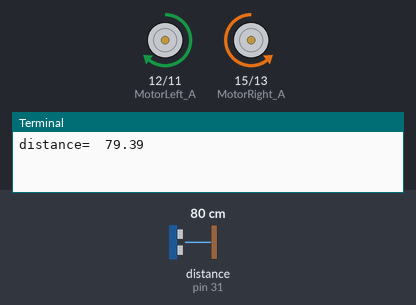
A program run on a simulated Raspberry Pi (header pin numbers). Shown: motor-driver pin pairs drawn as motors (green arrow = first pin HIGH = forward, orange = second pin HIGH = backward, longer = more drive, scaled by the enable pin), the last lines printed to the terminal. The test bench sets the inputs (shaded band); at power-on: distance to the obstacle (sensor on pin 31) 80 cm. The echo pulse lasts 58.3 µs per cm; the clock reads 2024-03-15 10:24:30 at power-on unless the program sets it. At 9.7 s the program stops and its outputs stay as they are.

Above: at 1.3 s.
1.4 s: distance to the obstacle (sensor on pin 31) set to 17 cm
2.9 s: distance to the obstacle (sensor on pin 31) set to 13 cm
At 3.7 s:
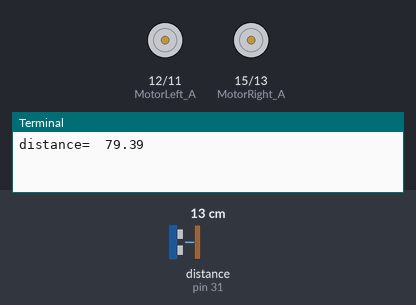
4.4 s: distance to the obstacle (sensor on pin 31) set to 35 cm
At 6.3 s:
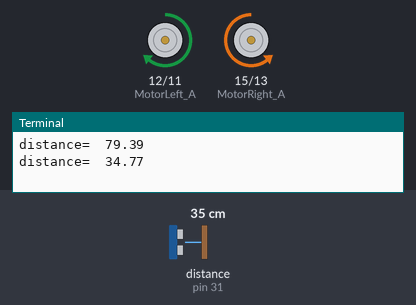
6.8 s: distance to the obstacle (sensor on pin 31) set to 2 cm
At 10.4 s:
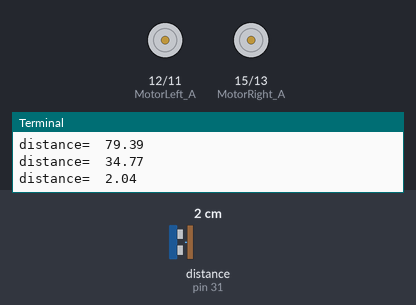
Timing chart, 0 to 11.2 s (numbered marks = the images above; inputs shaded):
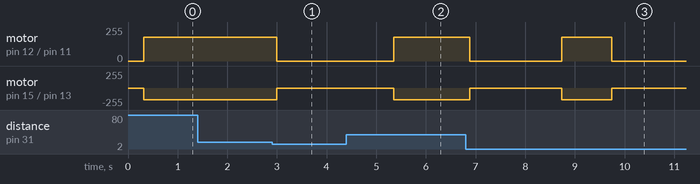

Measured:
- the behaviour switches between 16 and 15 cm on distance to the obstacle (sensor on pin 31) (found by bisection; images 0 and 1)
- after the input at 1.4 s, every drawn part: stays the same
- after the input at 2.9 s, motor on pin 12 (MotorLeft_A) / pin 11 (MotorLeft_B): forward 179/255 → stopped after 0.09 s; motor on pin 15 (MotorRight_A) / pin 13 (MotorRight_B): backward 179/255 → stopped after 0.09 s
- after the input at 4.4 s, motor on pin 12 (MotorLeft_A) / pin 11 (MotorLeft_B): stopped → forward 179/255 after 0.95 s; motor on pin 15 (MotorRight_A) / pin 13 (MotorRight_B): stopped → backward 179/255 after 0.95 s
- after the input at 6.8 s, motor on pin 12 (MotorLeft_A) / pin 11 (MotorLeft_B): forward 179/255 → stopped after 0.09 s, → forward 179/255 1.9 s later, → stopped 1.0 s later; motor on pin 15 (MotorRight_A) / pin 13 (MotorRight_B): backward 179/255 → stopped after 0.09 s, → backward 179/255 1.9 s later, → stopped 1.0 s later

The program:

project3_student_right.py
```python
######################################################################
### Date: 2017/10/5
### file name: project3_student_right.py
### Purpose: this code has been generated for the three-wheeled moving
###         object to perform the project3 with ultra sensor
###         swing turn, and point turn
### this code is used for the student only
######################################################################

# =======================================================================
# import GPIO library and time module
# =======================================================================
import RPi.GPIO as GPIO
import time

# =======================================================================
#  set GPIO warnings as false
# =======================================================================
GPIO.setwarnings(False)

# =======================================================================
# import getDistance() method in the ultraModule
# =======================================================================
import ultrasonicSensor

# =======================================================================
# import TurnModule() method
# =======================================================================
import turning


# =======================================================================
# rightPointTurn() and leftPointTurn() in TurnModule module
# =======================================================================
# student assignment (1)
# student assignment (2)

# =======================================================================
# import go_forward_any(), go_backward_any(), stop(), LeftPwm(),
# RightPwm(), pwm_setup(), and pwm_low() methods in the module of go_any
# =======================================================================
import movement

# =======================================================================
# setup and initialize the left motor and right motor
# =======================================================================
movement.pwm_setup()

# =======================================================================
#  define your variables and find out each value of variables
#  to perform the project3 with ultra sensor
#  and swing turn
# =======================================================================
dis = 20  # distance standard value

# when obstacle=1, the power and
# running time of the first turn
PointPr = 80  # speed of point turn
PointTr = 0.45  # duration of point turn
SwingPr = 80  # speed of swing turn
SwingTr = 0.85  # duration of swing turn
obstacle = 1  # a number of obstacles

try:
    distance = ultrasonicSensor.measureDistance()
    while True:
        distance = ultrasonicSensor.measureDistance()
        # ultra sensor replies the distance back
        print('distance= ', distance)
        # If vehicle pass 2 obstacles, it will drive 1 more second and stop.
        if obstacle == 3:
            movement.go_forward(70, 1)
            movement.pwm_low()
            break
        # when the distance is above the dis, moving object forwards
        elif distance > dis:
            movement.go_forward_infinite(70)
            # stop and wait 1 second
            movement.stop()
            time.sleep(1)
            # select type of turn
            if obstacle == 1:
                turning.rightSwingTurn(SwingPr, SwingTr)
                obstacle += 1
            else:
                turning.rightPointTurn(PointPr, PointTr)
                obstacle += 1
            # after turning, stop and wait 0.3 second
            movement.stop()
            time.sleep(0.3)

# when the Ctrl+C key has been pressed,
# the moving object will be stopped

except KeyboardInterrupt:
    movement.pwm_low()
```

ultrasonicSensor.py
```python
######################################################################
### Date: 2017/11/8
### file name: ultrasonicSensor.py
### Purpose: this code has generated for the return
###         the distance between the moving object and obstacle
###         ultra sensor
######################################################################

import RPi.GPIO as GPIO  # import GPIO library
import time # import needed library

GPIO.setmode(GPIO.BOARD)

trig = 33
echo = 31

# ultrasonic sensor setting
GPIO.setup(trig, GPIO.OUT)
GPIO.setup(echo, GPIO.IN)


# get distance using ultra wave sensor
def measureDistance():
    GPIO.output(trig, False)
    time.sleep(0.1)  # modified to 0.1 for detailed measurement
    GPIO.output(trig, True)
    time.sleep(0.00001)
    GPIO.output(trig, False)
    pulse_start = 0
    pulse_end = 0
    while GPIO.input(echo) == 0:
        pulse_start = time.time()
    while GPIO.input(echo) == 1:
        pulse_end = time.time()
    pulse_duration = pulse_end - pulse_start
    distance = pulse_duration * 17000
    distance = round(distance, 2)
    return distance
```

turning.py
```python
######################################################################
### Date: 2017/11/8
### file name: turning.py
### Purpose: This code has been generated for define
###          swing turn and point turn.
######################################################################

# import GPIO library
import RPi.GPIO as GPIO

# import needed library
import time

# set GPIO warnings as false
GPIO.setwarnings(False)

# set up GPIO mode as BOARD
GPIO.setmode(GPIO.BOARD)

# =======================================================================
# declare the pins of 12, 11, 35 in the Raspberry Pi
# as the left motor control pins in order to control left motor
# left motor needs three pins to be controlled
# =======================================================================
MotorLeft_A = 12
MotorLeft_B = 11
MotorLeft_PWM = 35

# =======================================================================
# declare the pins of 15, 13, 37 in the Raspberry Pi
# as the right motor control pins in order to control right motor
# right motor needs three pins to be controlled
# =======================================================================
MotorRight_A = 15
MotorRight_B = 13
MotorRight_PWM = 37

# =======================================================================
# set direction
# =======================================================================

left_forward = True
left_backward = False
right_forward = False
right_backward = True


# ===========================================================================
# Control the DC motor to make it rotate clockwise, so the car will
# move forward.
# if you have different direction, you need to change HIGH to LOW
# or LOW to HIGH,in MotorLeft_A
# and LOW to HIGH or HIGH to LOW in MotorLeft_B
# if you have different direction, you need to change HIGH to LOW
# or LOW to HIGH in MotorLeft_A
# and LOW to HIGH or HIGH to LOW in MotorLeft_B
# ===========================================================================
def left_motor_direction(direction):
    if direction:
        GPIO.output(MotorLeft_A, GPIO.HIGH)
        GPIO.output(MotorLeft_B, GPIO.LOW)
    elif direction == 0:
        GPIO.output(MotorLeft_A, GPIO.LOW)
        GPIO.output(MotorLeft_B, GPIO.HIGH)
    else:
        print('Config Error')


# ===========================================================================
# Control the DC motor to make it rotate clockwise, so the car will
# move forward.
# if you have different direction, you need to change HIGH to LOW
# or LOW to HIGH,in MotorRight_A
# and LOW to HIGH or HIGH to LOW in MotorRight_B
# if you have different direction, you need to change HIGH to LOW
# or LOW to HIGH in MotorRight_A
# and LOW to HIGH or HIGH to LOW in MotorRight_B
# ===========================================================================
def right_motor_direction(direction):
    if direction:
        GPIO.output(MotorRight_A, GPIO.HIGH)
        GPIO.output(MotorRight_B, GPIO.LOW)
    elif direction == 0:
        GPIO.output(MotorRight_A, GPIO.LOW)
        GPIO.output(MotorRight_B, GPIO.HIGH)
    else:
        print('Config Error')


# =======================================================================
# because the connections between motors (left motor) and Raspberry Pi has been
# established, the GPIO pins of Raspberry Pi
# such as MotorLeft_A, MotorLeft_B, and MotorLeft_PWM
# should be clearly declared whether their roles of pins
# are output pin or input pin
# =======================================================================

GPIO.setup(MotorLeft_A, GPIO.OUT)
GPIO.setup(MotorLeft_B, GPIO.OUT)
GPIO.setup(MotorLeft_PWM, GPIO.OUT)

# =======================================================================
# because the connections between motors (right motor) and Raspberry Pi has been
# established, the GPIO pins of Raspberry Pi
# such as MotorLeft_A, MotorLeft_B, and MotorLeft_PWM
# should be clearly declared whether their roles of pins
# are output pin or input pin
# =======================================================================

GPIO.setup(MotorRight_A, GPIO.OUT)
GPIO.setup(MotorRight_B, GPIO.OUT)
GPIO.setup(MotorRight_PWM, GPIO.OUT)

# =======================================================================
# create left pwm object to control the speed of left motor
# =======================================================================
LeftPwm = GPIO.PWM(MotorLeft_PWM, 100)

# =======================================================================
# create right pwm object to control the speed of right motor
# =======================================================================
RightPwm = GPIO.PWM(MotorRight_PWM, 100)


# =======================================================================
# perform right swing turn of 90 degree
# =======================================================================
def rightSwingTurn(speed, running_time):
    # set the right motor pwm to be ready to stop
    # Turn Off Right PWM
    GPIO.output(MotorRight_PWM, GPIO.LOW)
    # set the left motor to go forward
    left_motor_direction(left_forward)

    # set the left motor pwm to be ready to go forward
    GPIO.output(MotorLeft_PWM, GPIO.HIGH)

    # set the right motor pwm to be ready to stop
    # Turn Off Right PWM
    GPIO.output(MotorRight_PWM, GPIO.LOW)
    # set the speed of the left motor to go forward
    LeftPwm.ChangeDutyCycle(speed)
    # set the speed of the right motor to stop
    RightPwm.ChangeDutyCycle(0)
    # set the running time of the left motor to go forward
    time.sleep(running_time)


# =======================================================================
# perform left swing turn of 90 degree
# =======================================================================
def leftSwingTurn(speed, running_time):

    # set the left motor pwm to be ready to stop
    # Turn Off Left PWM
    GPIO.output(MotorLeft_PWM,GPIO.LOW)

    # set the right motor to go forward
    right_motor_direction(right_forward)

    # set the right motor pwm to be ready to go forward
    GPIO.output(MotorRight_PWM, GPIO.HIGH)

    # set the speed of the left motor to stop
    LeftPwm.ChangeDutyCycle(0)
    # set the speed of the right motor to go forward
    RightPwm.ChangeDutyCycle(speed)
    # set the running time of the right motor to go forward
    time.sleep(running_time)


# =======================================================================
# perform right point turn of 90 degree  # student assignment (1)
# ======================================================================

def rightPointTurn(speed, running_time):  # student assignment (1)
    left_motor_direction(left_forward)
    right_motor_direction(right_backward)

    # set the left and right motor pwm to be ready to move
    GPIO.output(MotorRight_PWM, GPIO.HIGH)
    GPIO.output(MotorLeft_PWM, GPIO.HIGH)

    # set the speed of the left motor to go forward
    LeftPwm.ChangeDutyCycle(speed)
    # set the speed of the right motor to go backward
    RightPwm.ChangeDutyCycle(speed)
    # set the running time of the both motors to move
    time.sleep(running_time)


#=======================================================================
# perform left point turn of 90 degree   # student assignment (2)
# ======================================================================

def leftPointTurn(speed, running_time):  # student assignment (2)
    right_motor_direction(right_forward)
    left_motor_direction(left_backward)

    # set the left and right motor pwm to be ready to move
    GPIO.output(MotorRight_PWM, GPIO.HIGH)
    GPIO.output(MotorLeft_PWM, GPIO.HIGH)

    # set the speed of the left motor to go backward
    LeftPwm.ChangeDutyCycle(speed)
    # set the speed of the right motor to go forward
    RightPwm.ChangeDutyCycle(speed)
    # set the running time of the both motors to move
    time.sleep(running_time)


#=======================================================================
# stop the vehicle
# ======================================================================
def stop():
    GPIO.output(MotorLeft_PWM, GPIO.LOW)
    GPIO.output(MotorRight_PWM, GPIO.LOW)
    LeftPwm.ChangeDutyCycle(0)
    RightPwm.ChangeDutyCycle(0)
```

Source omitted: movement.py (8877 bytes)
